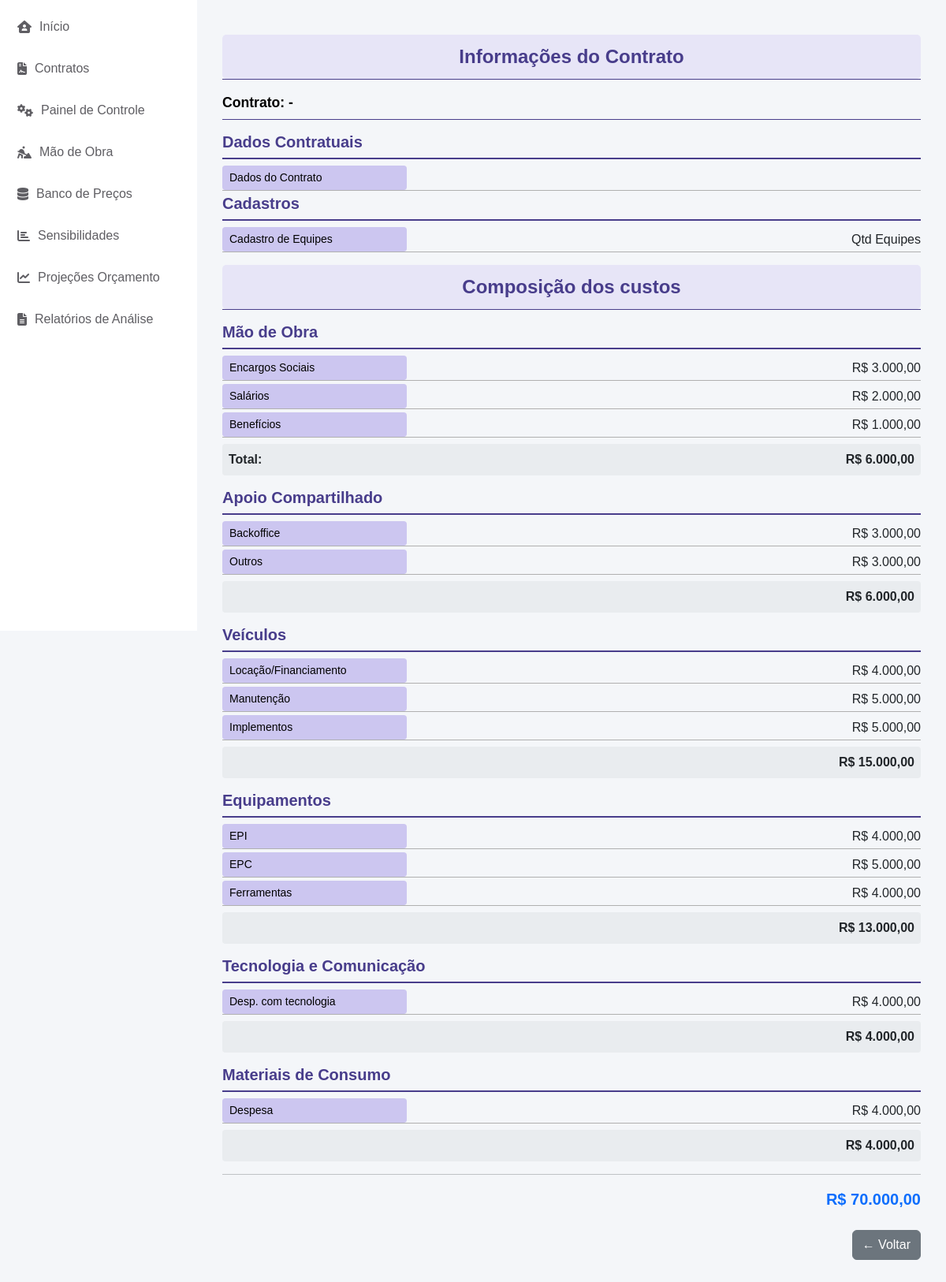
/cad_contrato/menu-despesas/4/, run on an earlier commit of the app's database.
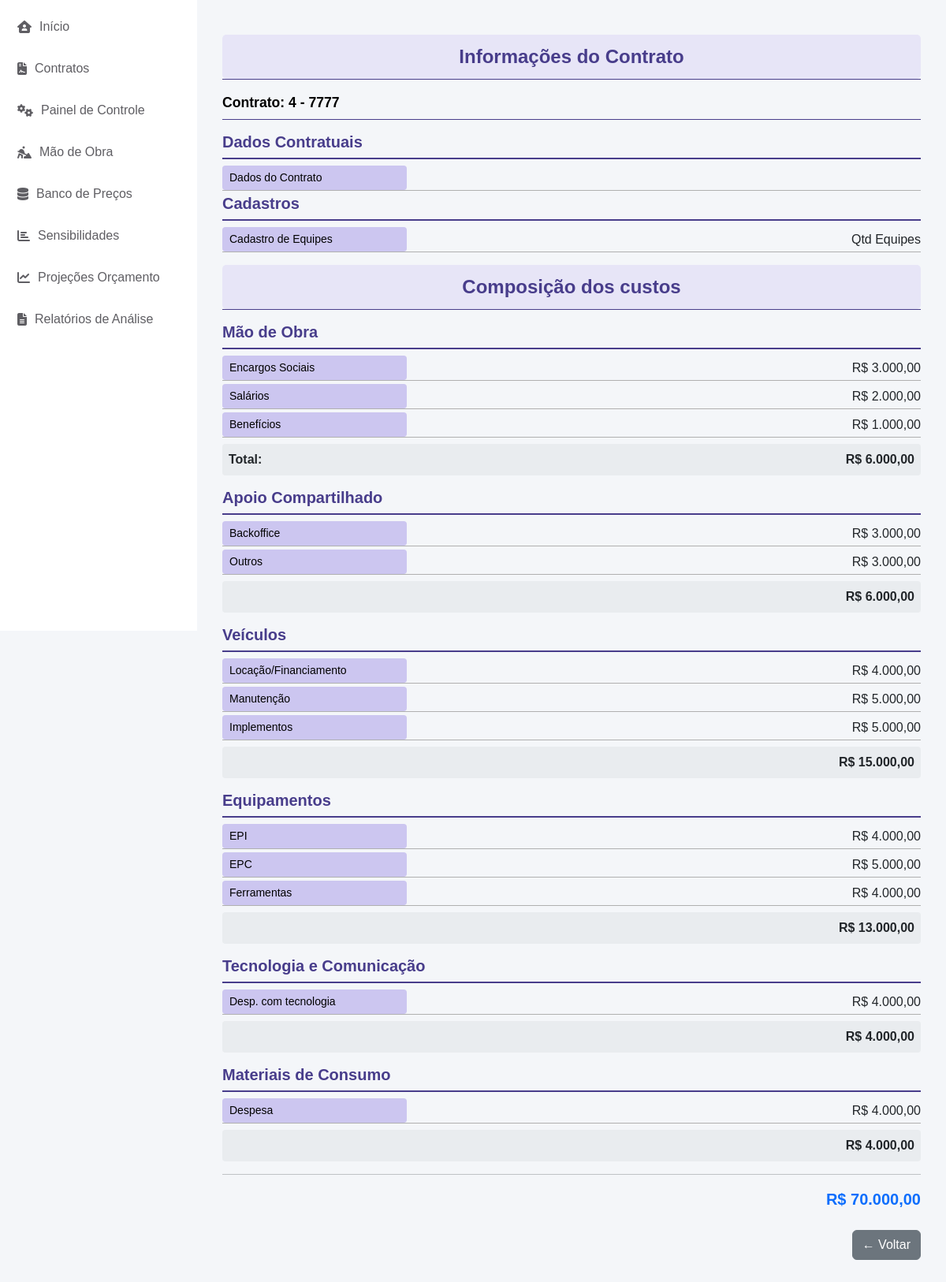
And on a later commit of the database.
### cad_contrato/models.py (models this page shows, shortened)
class CadastroContrato(models.Model):
    ESTADOS_CHOICES = [
        ('AC', 'Acre'),
        ('AL', 'Alagoas'),
        ('AP', 'Amapá'),
        ('AM', 'Amazonas'),
        ('BA', 'Bahia'),
        ('CE', 'Ceará'),
        ('DF', 'Distrito Federal'),
        ('ES', 'Espírito Santo'),
        ('GO', 'Goiás'),
        ('MA', 'Maranhão'),
        ('MT', 'Mato Grosso'),
        ('MS', 'Mato Grosso do Sul'),
        ('MG', 'Minas Gerais'),
        ('PA', 'Pará'),
        ('PB', 'Paraíba'),
        ('PR', 'Paraná'),
        ('PE', 'Pernambuco'),
        ('PI', 'Piauí'),
        ('RJ', 'Rio de Janeiro'),
        ('RN', 'Rio Grande do Norte'),
        ('RS', 'Rio Grande do Sul'),
        ('RO', 'Rondônia'),
        ('RR', 'Roraima'),
        ('SC', 'Santa Catarina'),
        ('SP', 'São Paulo'),
        ('SE', 'Sergipe'),
        ('TO', 'Tocantins'),
    ]
    STATUS_CHOICES = [
        ('EM_LICITACAO', 'Em Licitação'),
        ('EM_RENOVACAO', 'Em Renovação'),
        ('ATIVO', 'Ativo'),
        ('ENCERRADO', 'Encerrado'),
    ]
    contrato = models.AutoField(primary_key=True)
    concessionaria = models.CharField(max_length=100, default='Equatorial')
    estado = models.CharField(max_length=2, choices=ESTADOS_CHOICES, default='GO')
    municipio = models.CharField(max_length=100, default='Goiânia')
    escopo_contrato = models.CharField(max_length=255)
    inicio_vigencia_contrato = models.DateField(default='2025-01-01')
    fim_vigencia_contrato = models.DateField(default='2029-01-01')
    versao_base = models.ForeignKey('self', null=True, blank=True, on_delete=models.PROTECT, related_name='versoes')
    numero_versao = models.IntegerField(default=0)
    descricao_alteracao = models.TextField(blank=True)
    status_contrato = models.CharField(max_length=15, choices=STATUS_CHOICES, default='EM_LICITACAO', verbose_name="Status do Contrato")
    valor_inicial = models.DecimalField(max_digits=15, decimal_places=2, default=0.00, verbose_name="Valor Inicial do Contrato")
    created_at = models.DateTimeField(auto_now_add=True)
    updated_at = models.DateTimeField(auto_now=True)
    class Meta:
        ordering = ['-created_at']

### cad_contrato/views.py (the view)
# urls.py: path('menu-despesas/<int:contrato_id>/', MenuDespesasView.as_view(), name='menu_despesas'),
class MenuDespesasView(TemplateView):
    template_name = 'menu_despesas.html'
    def get_context_data(self, **kwargs):
        context = super().get_context_data(**kwargs)
        contrato_id = self.kwargs.get('contrato_id')  # Obtém o ID do contrato da URL
        contrato = CadastroContrato.objects.filter(contrato=contrato_id).first()  # Busca o contrato no banco de dados
        if contrato:
            context['contrato'] = contrato
            context['total_geral'] = contrato.valor_inicial  # Exemplo: usa o valor inicial do contrato
        else:
            context['contrato'] = None
            context['total_geral'] = 0.00  # Valor padrão caso o contrato não seja encontrado
        return context

### app/context_processors.py (called while the page is built)
def contrato_context(request):
    contrato_id = request.session.get('contrato_id')
    contrato = None
    if contrato_id:
        try:
            contrato = CadastroContrato.objects.get(contrato=contrato_id)
        except CadastroContrato.DoesNotExist:
            pass
    return {'contrato': contrato}

### cad_contrato/templates/menu_despesas.html (shortened to what the changed rows need)
{% extends 'base.html' %}
{% block content %}
<div class="container-fluid mt-4">
    <div class="header text-center">
        Informações do Contrato
    </div>
    <p class="text-center mt-0 font-weight-bold" style="font-size: 0.8rem; border-bottom: 1px solid #483D8B;"> </p>
    <p class="form-label fw-bold" style="color:rgb(0, 0, 0); font-size: 1.1rem;">
        Contrato: {{ contrato.contrato }} - {{ contrato.escopo_contrato }}
    </p>
    <p class="text-muted" style="font-size: 0.8rem; border-bottom: 1px solid #483D8B;"></p>
    <div class="mb-3">
        <h5 class="titulo-grupo">Dados Contratuais</h5>
        <div class="linha-abaixo-titulo"></div>
        <div class="d-flex justify-content-between align-items-center linha-subgrupo">
        </div>
        <h5 class="titulo-grupo">Cadastros</h5>
        <div class="linha-abaixo-titulo"></div>
        <div class="d-flex justify-content-between align-items-center linha-subgrupo">
                {% if contrato %}
                    <a href="{% url 'composicao_equipe' contrato.contrato %}" class="btn btn-sm botao-subgrupo">
                    Cadastro de Equipes
                    </a>
                {% else %}
                    <a href="{% url 'composicao_equipe' %}?next={% url 'composicao_equipe' contrato_id=1 %}" class="btn btn-sm botao-subgrupo">
                    Cadastro de Equipes
                    </a>
                {% endif %}
            <span>Qtd Equipes</span>
        </div>
    </div>
    <div class="header text-center">
        Composição dos custos
    </div>
    <p class="text-center mt-0 font-weight-bold" style="font-size: 0.8rem; border-bottom: 1px solid #483D8B;"> </p>
    <div class="mb-3">
        <h5 class="titulo-grupo">Mão de Obra</h5>
        <div class="linha-abaixo-titulo"></div>
        <div class="d-flex justify-content-between align-items-center linha-subgrupo">
                {% if contrato %}
                  <a href="{% url 'grupo_abc_form' contrato_id=contrato.contrato %}" class="btn btn-sm botao-subgrupo">
                    Encargos Sociais
                  </a>
                {% else %}
                  <a href="{% url 'selecionar_contrato' %}?next={% url 'grupo_abc_form' contrato_id=1 %}" class="btn btn-sm botao-subgrupo">
                    Encargos Sociais
                  </a>
                {% endif %}
            <span>R$ 3.000,00</span>
        </div>
        <div class="d-flex justify-content-between align-items-center linha-subgrupo">
            {% if contrato %}
                <a href="{% url 'editar_salarios' contrato_id=contrato.contrato %}" class="btn btn-sm botao-subgrupo">
                    Salários
                </a>
            {% else %}
                <a href="{% url 'selecionar_contrato' %}?next={% url 'editar_salarios' contrato_id=1 %}" class="btn btn-sm botao-subgrupo">
                    Salários
                </a>
            {% endif %}
            <span>R$ 2.000,00</span>
        </div>
        <div class="d-flex justify-content-between align-items-center linha-subgrupo">
            {% if contrato %}
            <a href="{% url 'editar_beneficios' contrato_id=contrato.contrato %}" class="btn btn-sm botao-subgrupo">
                Benefícios
            </a>
            {% else %}
                <a href="{% url 'selecionar_contrato' %}?next={% url 'editar_beneficios' contrato_id=1 %}" class="btn btn-sm botao-subgrupo">
                    Benefícios
                </a>
            {% endif %}
            <span>R$ 1.000,00</span>
        </div>
                <div class="total-grupo d-flex justify-content-between">
                </div>
    </div>
    <div class="mb-3">
        <h5 class="titulo-grupo">Apoio Compartilhado</h5>
        <div class="linha-abaixo-titulo"></div>
        <div class="d-flex justify-content-between align-items-center linha-subgrupo">
        </div>
        <div class="d-flex justify-content-between align-items-center linha-subgrupo">
        </div>
        <div class="total-grupo">R$ 6.000,00</div>
    </div>
    <div class="mb-3">
        <h5 class="titulo-grupo">Veículos</h5>
        <div class="linha-abaixo-titulo"></div>
        <div class="d-flex justify-content-between align-items-center linha-subgrupo">
        </div>
        <div class="d-flex justify-content-between align-items-center linha-subgrupo">
        </div>
        <div class="d-flex justify-content-between align-items-center linha-subgrupo">
        </div>
        <div class="total-grupo">R$ 15.000,00</div>
    </div>
    <div class="mb-3">
        <h5 class="titulo-grupo">Equipamentos</h5>
        <div class="linha-abaixo-titulo"></div>
        <div class="d-flex justify-content-between align-items-center linha-subgrupo">
        </div>
        <div class="d-flex justify-content-between align-items-center linha-subgrupo">
        </div>
        <div class="d-flex justify-content-between align-items-center linha-subgrupo">
        </div>
        <div class="total-grupo">R$ 13.000,00</div>
    </div>
    <div class="mb-3">
        <h5 class="titulo-grupo">Tecnologia e Comunicação</h5>
        <div class="linha-abaixo-titulo"></div>
        <div class="d-flex justify-content-between align-items-center linha-subgrupo">
        </div>
        <div class="total-grupo">R$ 4.000,00</div>
    </div>
    <div class="mb-3">
        <h5 class="titulo-grupo">Materiais de Consumo</h5>
        <div class="linha-abaixo-titulo"></div>
        <div class="d-flex justify-content-between align-items-center linha-subgrupo">
        </div>
        <div class="total-grupo">R$ 4.000,00</div>
    </div>
    <hr class="my-3">
    <div class="text-end fs-5 fw-bold text-primary">R$ 70.000,00</div>
</div>
{% endblock %}

What changed in the data, as far as the page shows it:
added CadastroContrato: contrato "4", escopo_contrato "7777"
